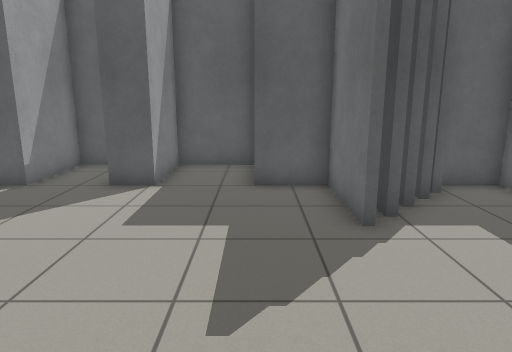
[1] (above)

19 first-person views from a walk through a world built for the Gazebo simulator. The camera is 1.2 m above the floor, tilts 12° down and sees 70° across. The floor is counted in squares, 0.5 m on a side. Each view is taken from the middle of a square. On the plan, view 1 faces up. The plan holds only what a view shows up to about 20 squares ahead; the rest is blank.

[2]
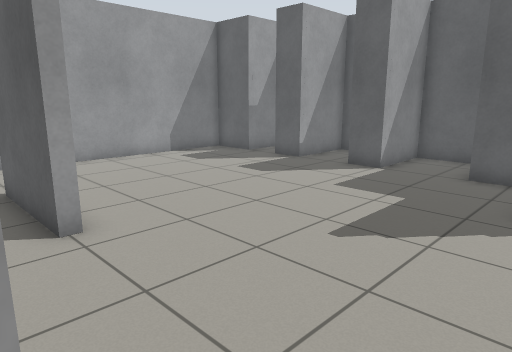

[3]
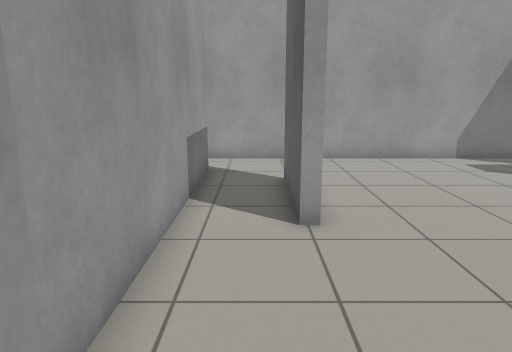

[4]
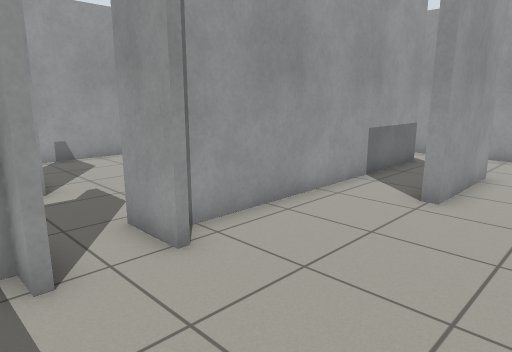

[5]
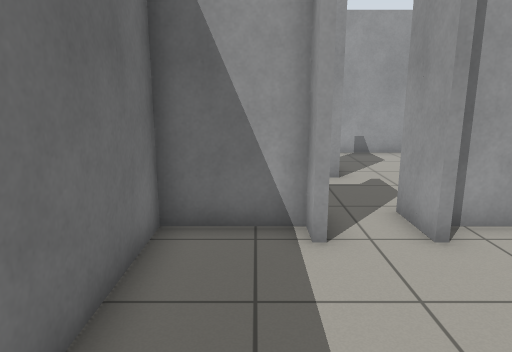

[6]
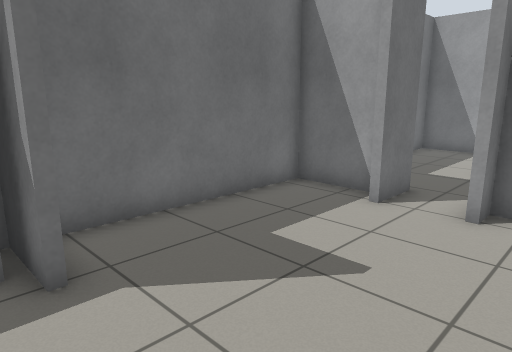

[7]
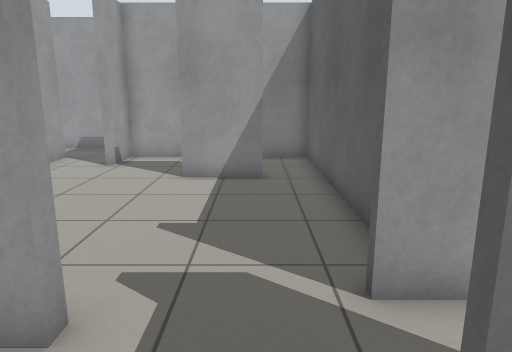

[8]
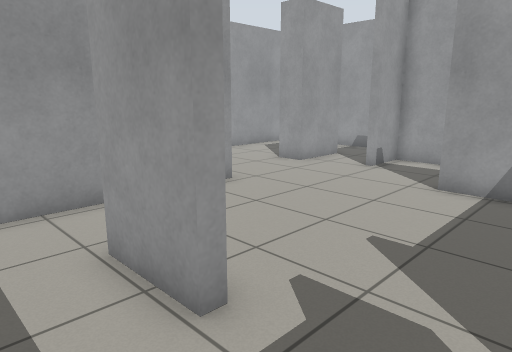

[9]
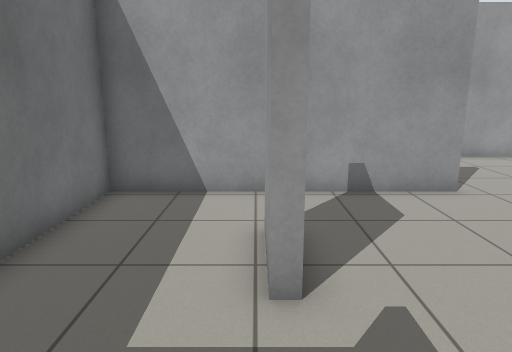

[10]
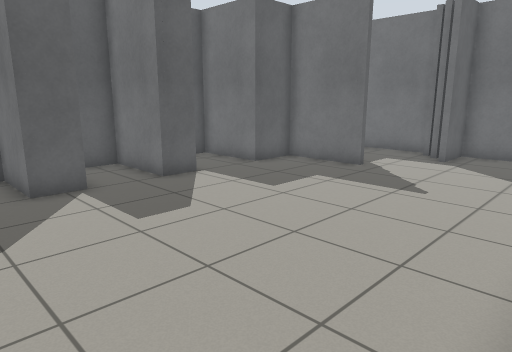

[11]
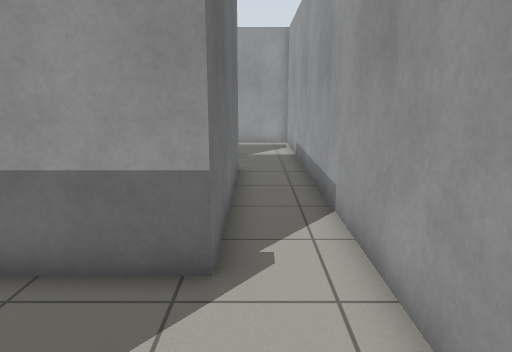

[12]
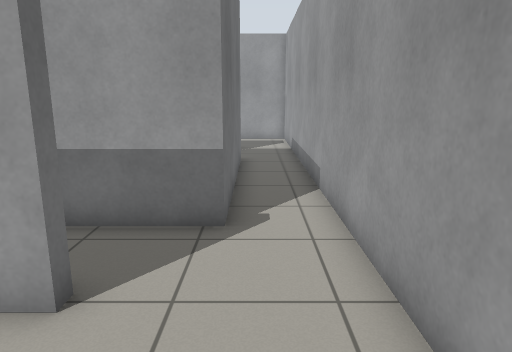

[13]
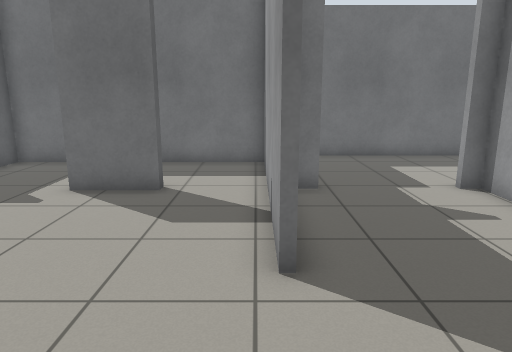

[14]
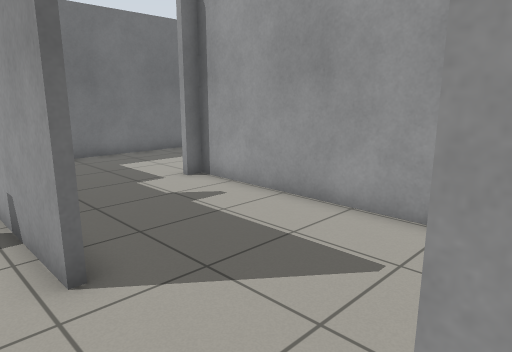

[15]
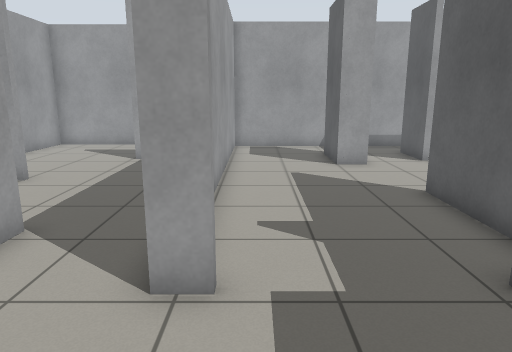

[16]
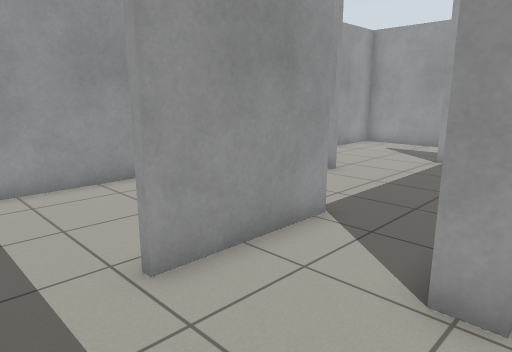

[17]
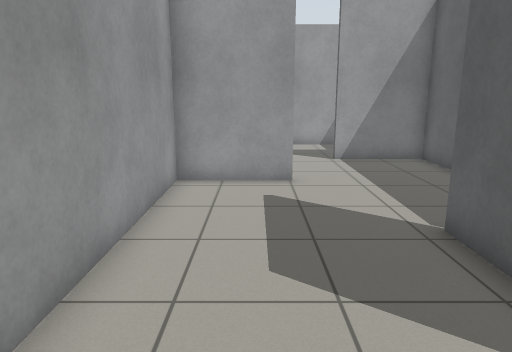

[18]
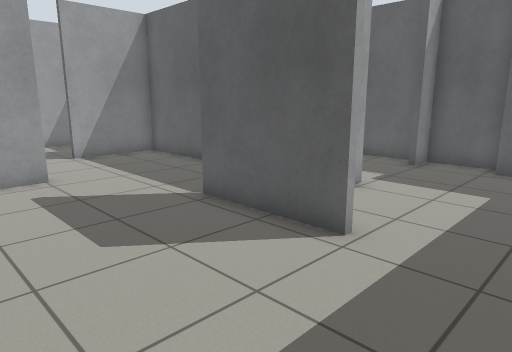

[19]
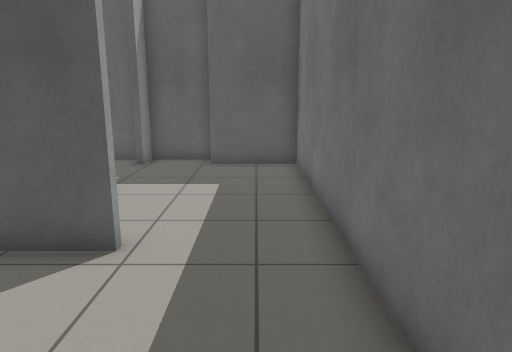

### Floor plan
Points are (right, up) in squares from view 1. A wall is a line through its corners. A room is listed if a view was taken in it or the views show most of it. See-through windows are left out.
Room 1 (views 1, 2, 3, 4, 5, 6, 9, 10, 11, 12)
walls: (-3.6, 0.2) (-3.6, -0.2) (-7.7, -0.2) (-7.7, 0.2) (-3.6, 0.2); (2, -1.8) (2, -3.6); (2, 6.6) (2, 10) (0, 10) (0, 13.2) (-2.8, 13.2) (-2.8, 10) (-4.1, 10) (-4.1, 13.2) (-6.4, 13.2) (-6.4, 10) (-7.7, 10) (-7.7, 12.8); (2.7, 7.1) (2.7, 7.9); (4, -1.8) (4, -2.6) (6.8, -2.6) (6.8, 4.6) (4.8, 4.6); (4.8, 4.9) (6.9, 4.9); (3.8, -3.6) (3.8, -1.8); (-9.5, 11.9) (-9.5, 10) (-11.7, 10) (-11.7, -14.6); (6.8, 6.1) (6.8, 10) (5.1, 10); (-7.1, -10.5) (-9.4, -10.5) (-9.4, -2.6) (1.7, -2.6) (1.7, -1.8); (-9.1, -12.9) (-7.4, -12.9)
ways out: opening at (-8.5, -11.5) to room 2; opening at (3, -2.5) to room 2; opening at (-10.5, -13.5) to room 3
Room 2 (views 7, 8, 13, 14)
walls: (2.4, -7) (2.8, -7) (2.8, -9.4) (2.4, -9.4) (2.4, -7); (-2.4, -12.3) (6.8, -12.3) (6.8, -8.1); (-0.4, -2.9) (-9.2, -2.9) (-9.2, -4.8); (-5.2, -4.8) (-5.2, -7.4); (-7.4, -12.9) (-6.4, -12.9) (-6.4, -14); (-9.2, -8) (-9.2, -10.2) (-7.1, -10.2); (6.8, -4.8) (6.8, -2.9) (5.8, -2.9)
ways out: opening at (-8.5, -11.5) to room 1; opening at (3, -2.5) to room 1; opening at (-4.5, -13) to room 3
Room 3 (views 15, 16)
walls: (2.8, -17.5) (2.8, -18.4); (2.4, -13.8) (2.4, -13.1); (2.2, -12.6) (-2.4, -12.6); (2.5, -21.3) (4.9, -21.3); (5.2, -12.6) (2.8, -12.6) (2.8, -13.8); (-6.4, -14) (-9, -14); (8.5, -20.4) (8.5, -13.5) (5.2, -13.5); (-11.7, -14.6) (-11.7, -18.1) (2.4, -18.1)
ways out: opening at (-10.5, -13.5) to room 1; opening at (-4.5, -13) to room 2; opening at (1.5, -20) to room 4; opening at (6.5, -21.5) to room 4
Room 4 (views 17, 18, 19)
walls: (0.5, -21.3) (2.5, -21.3); (4.9, -21.5) (0.5, -21.5); (-3.6, -23.9) (-3.6, -27.4) (5.4, -27.4); (8.5, -25.1) (8.5, -20.4)
ways out: opening at (1.5, -20) to room 3; opening at (6.5, -21.5) to room 3; opening at (-4, -21)

Positions as (right, up) in squares from view 1, and headings:
1: (0, 0), facing up
2: (3, -2), facing up-left
3: (3, -1), facing left
4: (5, 3), facing down-left
5: (5, 4), facing down
6: (0, 6), facing down-right
7: (6, -5), facing left
8: (5, -4), facing down-left
9: (3, -3), facing down
10: (-10, 0), facing up-right
11: (-10, 2), facing down
12: (-10, 4), facing down
13: (-7, -12), facing right
14: (-7, -11), facing down-right
15: (7, -17), facing left
16: (7, -17), facing down-left
17: (7, -25), facing left
18: (8, -27), facing up-left
19: (7, -27), facing up
